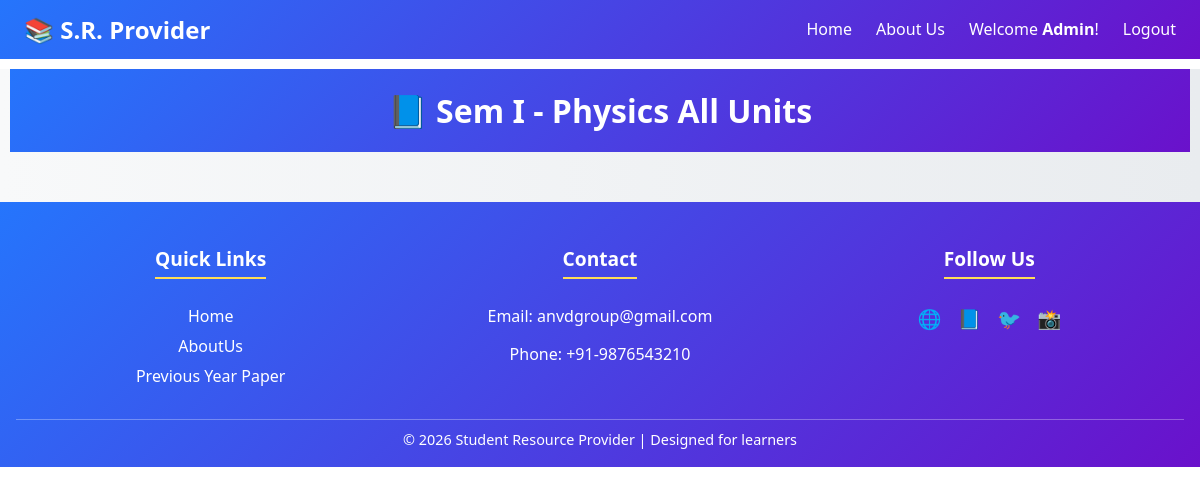
/units/96a60a0cd26547cbbc10712de77b6658/ (signed in), run on the app's committed database.
### user_auth/models.py (models this page shows)
class CustomUser(AbstractUser):
   email = models.EmailField(unique=True)
   is_email_verified = models.BooleanField(default=False)
   email_otp = models.CharField(max_length=6, null=True, blank=True)
   otp_last_sent = models.DateTimeField(null=True, blank=True)

### resources/models.py (models this page shows, shortened)
class SemesterModel(models.Model):
    semester_id = models.UUIDField(primary_key=True,editable=False,default=uuid.uuid4)
    semester = models.CharField(choices=SEM_CHOISES,default='Sem I',max_length=10)
    course = models.ForeignKey(CourseModel,on_delete=models.CASCADE,related_name='semesters')

class Subject(models.Model):
    subject_id = models.UUIDField(primary_key=True,editable=False,default=uuid.uuid4)
    subject_name = models.CharField(max_length=200)
    semester = models.ForeignKey(SemesterModel, on_delete=models.CASCADE, related_name="subjects")

### user_auth/views.py (the view)
# urls.py: path("units/<str:sub_id>/",views.all_units, name ="units"),
def all_units(request,sub_id):
    subject = Subject.objects.get(subject_id=sub_id)
    units = Unit.objects.filter(subject = sub_id)
    resources = {
        'units':units,
        'semester':subject.semester,
        'subject':subject,
    }
    return render(request,"notes/units.html",resources)

### user_auth/templates/notes/units.html (shortened to what this page needs)
{% extends "base.html" %}
{% block main %}
<head>
  {% load static %}
  <link href="https://cdnjs.cloudflare.com/ajax/libs/font-awesome/6.5.0/css/all.min.css" rel="stylesheet">
  <link rel="stylesheet" href="{% static 'notes.css' %}">
</head>
<div class = "notes-sem1">
  <header class = "top-heading">
    <h1>📘 {{semester.semester}} - {{subject.subject_name}} All Units</h1>
  </header>
  <div class="container">
  </div>
</div>
</html>
{% endblock main %}

### user_auth/templates/navbar.html (shortened to what this page needs)
  <nav class="navbar">
    <div class="logo" >
      <a href = "{% url "home" %}">
        <span>📚 S.R. </span>Provider
      </a>
    </div>
    <ul id="nav-links">
      <li><a {% if request.path == '/' %} style = "text-decoration:underline; font-weight:600; color:skyblue;" {% endif %} href="{% url "home" %}">Home</a></li>
      <li><a {% if request.path == '/about-us/' %} style = "text-decoration:underline; font-weight:600; color:skyblue;" {% endif %} href="{% url "about" %}">About Us</a></li>
      {% if not request.user.is_authenticated %}
      <li><a {% if request.path == '/register/' %} style = "text-decoration:underline; font-weight:600; color:skyblue;" {% endif %} href="{% url "register" %}">Register</a></li>
      <li><a {% if request.path == '/login/' %} style = "text-decoration:underline; font-weight:600; color:skyblue;" {% endif %} href="{% url "login" %}">Login</a></li>
      {% else %}
      <li style="color: #fff;">Welcome <a href = {% url "profile" request.user.pk %}><strong style = "text-transform: capitalize;">{{ request.user.username }}</strong>!</a></li>
      <li><a href="{% url "logout" %}">Logout</a></li>
      {% endif %}
    </ul>
  </nav>

### user_auth/static/notes.css (style rules this page uses)
.notes-sem1 { margin: 0; font-family: 'Segoe UI', sans-serif; background: linear-gradient(to right, #f8f9fa, #e9ecef); color: #333; }
.top-heading { text-align: center; padding: 20px; background: linear-gradient(135deg, #2575fc, #6a11cb); color: white; margin:10px; }
h1 { margin: 0; font-size: 2rem; }
.container { display: flex; flex-wrap: wrap; justify-content: center; padding: 20px; gap: 20px; }

### user_auth/templates/navbar.html (style rules this page uses)
body { margin: 0; font-family: 'Segoe UI', Tahoma, Geneva, Verdana, sans-serif; }
.navbar { display: flex; justify-content: space-between; position:sticky; top:0px; z-index:200; align-items: center; background: linear-gradient(135deg, #2575fc, #6a11cb); padding: 0.8rem 1.5rem; color: #fff; }
.navbar .logo { font-size: 1.5rem; font-weight: bold; }
.navbar ul { list-style: none; display: flex; margin: 0; padding: 0; }
.navbar ul li { margin-left: 1.5rem; }
.navbar ul li a { text-decoration: none; color: #fff; font-size: 1rem; transition: color 0.3s ease; }
.logo { font-family: "Segoe UI", Arial, sans-serif; font-size: 1.4rem; font-weight: 600; }
.logo a { text-decoration: none; color: white; transition: color 0.3s ease; }

### data on the page
CustomUser: user.username "Admin"
SemesterModel: semester "Sem I"
Subject: subject_name "Physics"
